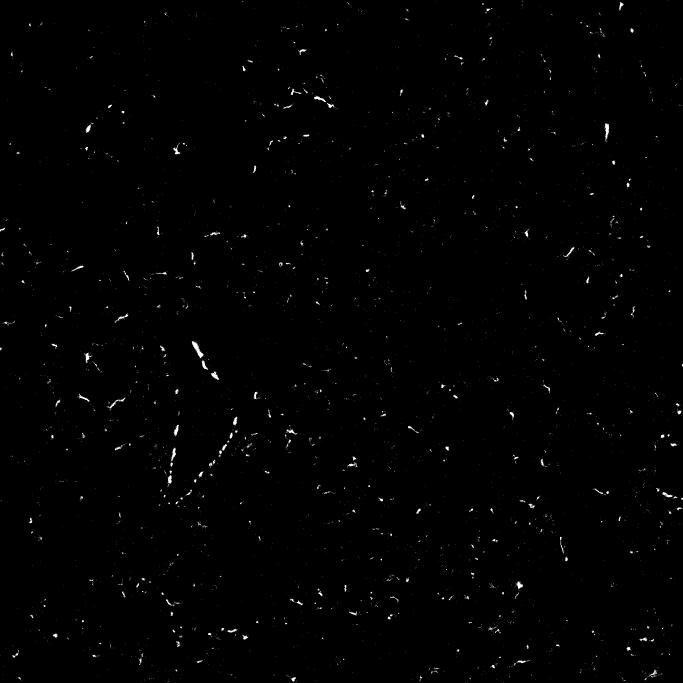
#> input picture Fibrosis Image Analysis/Data/MASK_Sk658 Llobe ch010017.jpg, 2048 x 2048 px, found by its file name (shown at 1/3 size)
$ jupyter execute 'Module 2 Final Submission.ipynb'
#> lines starting #> are read from the running program, lines starting #| are printed output that depends on the picture; after the words box and inside, x2 and y2 are one past the last pixel; in counts of white or black regions, pixels touching at a corner belong together
## Module_2: *(Template)*

## Team Members:
*Utsav Dhungana & Sheza Khan*

## Project Title:
Fibrosis Image Analysis Pipeline

## Project Goal:
This project seeks to create a program that analyzes the extent of fibrosis of the lung at different biopsy depths based on the images provided.

## Disease Background:
*Fill in information and please note that this module is truncated and only has 5 bullets (instead of the 11 that you did for Module #1).*

* Prevalence & incidence: [source](https://pro.boehringer-ingelheim.com/us/insights-in-ild/diseases/epidemiology-ipf)
    * 140,000 people in the U.S. are currently living with Idiopathic Lung Fibrosis (IPF)
    * Approximately 50,000 new cases are diagnosed every year
    * 60-80% of diagnosed patients will die within 5 years
        * In fact IPF has a worse 5 year survival rate than many common cancers (Breast cancer and Colorectal cancer)
    * The criteria for diagnosis varies in different areas so it is hard to guage the exact global prevalence of IPF
    * Incidence seems to be increasing globally:
        * Due to technology being able to diagnose cases that were hidden earlier
        * Aging populations
        * Diagnostic Imaging
* Risk factors (genetic, lifestyle): [source](https://pro.boehringer-ingelheim.com/us/insights-in-ild/diseases/epidemiology-ipf)
    * Common risk factors include being male, 65+, or with a history of smoking
        * Typically found in patients 60-70 and rarely found in patients under 50 years old
        * Prevalance of IPF is 20% higher in males than in females
        * There is a strong correlation between cases and smoking history, even exposure to tobacco smoke is a risk
        * Environmental exposures can also play a role
            * Wood dust
            * Metal dust
            * Silica
            * Agricultural Exposure
        * Mutation in the MUC5B promoter region
    * It is also estimated that 5% of IPF cases are hertiable
        * A family history of IPF increases the risk of getting IPF by 6 times as much
* Symptoms: [source](https://www.mayoclinic.org/diseases-conditions/pulmonary-fibrosis/symptoms-causes/syc-20353690)
    * Shortness of breath and Dry Cough
    * Extreme tiredness and unintentional weightloss
    * Widening or rounding at the tip of the fingers and toes (clubbing)
    * Aching muscles and joints
    * Chest discomfort/tightness
    * Symptoms typically progress slowly, but can speed up suddenly and become worse
* Standard of care treatment(s): [source](https://www.nhs.uk/conditions/idiopathic-pulmonary-fibrosis/treatment/)
    * Pirfenidone and Ofev(Nintedanib) are 2 drugs that have show to be successful in slowing down the progression of ipf
        * Both drugs have many side effects: liver damgage, stomach pain, and diarrhea
    * Oxygen support
        * Issues in the lungs will cause a lack of oxygen in the blood so using portable oxygen can be helpful in helping patients be active
    * Pulmonary Rehabilitation
        * Helps patients learn to live with their condition on a daily basis
        * Exercises during rehab can include breating exercises, physical activity, and advice on nutrition
    * Lung transplant
        * The only definitive treatment to the end stage of IPF
        * Only a few patients qualify due to other illnesses and age
* Biological mechanisms (anatomy, organ physiology, cell & molecular physiology): [source](https://pmc.ncbi.nlm.nih.gov/articles/PMC8142468/)
    * The Diseased lung has cell types/properties that the healthy lung does not
        * "Notable examples of this include a Secreted Phosphoprotein 1 (osteopontin) expressing interstitial macrophage population"
        * "Collagen type 15, α−1 expressing peribronchiolar endothelial cell population"
        * "Highly-activated fibroblast population characterized by high expression of hyaluronan-synthase-1"
        * "Basal-like-cell population expressing a combination of basal cell, alveolar, and mesenchymal programs"

## Data-Set:
* The data collected consists of 78 black and white images collected at a variety of depths of a fibrotic mouse lung
* Mice were chosen as a subject of testing because of the similarities that they share with humans in terms of lung and alveloi anatomy
* Experiments starts with Mice being injected with Bleomycin, a cancer treatment that can cause fibrosis. Using this side effect as an advantage, Bleomycin is injected and then the mice are left alone for 3 weeks
    * After the 3 week period the lung of the mice is cut transversally to capture images at different depths
* The image is captured by using a piece of the lung from different depths and adding immunostain to the slices to highlight three proteins of interest:
    * Myofibroblasts (cells that make fibrotic scar tissue)
    * Smooth Muscle Alpha Actin (Large blood vessel smooth muscle)
    * CD-31 (Endothelial cells in all blood vessels)
* The Myofibroblasts are the main cells that make the scar and is what is going to be looked at the most

## Data Analyis:
*(Describe how you analyzed the data. This is where you should intersperse your Python code so that anyone reading this can run your code to perform the analysis that you did, generate your figures, etc.)*

[cell 1]
from termcolor import colored
import cv2
import numpy as np
import matplotlib.pyplot as plt
from scipy.interpolate import interp1d
import pandas as pd

# Load the images you want to analyze

filenames = [
    r"/Users/Sheza/Desktop/2025-26/BME 2315/MASK_Sk658 Llobe ch010017.jpg",
    r"/Users/Sheza/Desktop/2025-26/BME 2315/MASK_Sk658 Llobe ch010018.jpg",
    r"/Users/Sheza/Desktop/2025-26/BME 2315/MASK_Sk658 Llobe ch010019.jpg",
    r"/Users/Sheza/Desktop/2025-26/BME 2315/MASK_Sk658 Llobe ch010021.jpg",
    r"/Users/Sheza/Desktop/2025-26/BME 2315/MASK_Sk658 Llobe ch010022.jpg",
    r"/Users/Sheza/Desktop/2025-26/BME 2315/MASK_Sk658 Slobe ch010159.jpg",
            ]

# Enter the depth of each image (in the same order that the images are listed above)

depths = [
    45,
    90,
    60,
    30,
    80,
    7600
    ]

# Make the lists that will be used

images = []
white_counts = []
black_counts = []
white_percents = []

# Build the list of all the images you are analyzing

for filename in filenames:
    img = cv2.imread(filename, 0)
#> img is the input picture: shape (2048, 2048); min 0, max 255, mean 1.7
    images.append(img)

# For each image (until the end of the list of images), calculate the number of black and white pixels and make a list that contains this information for each filename.

for x in range(len(filenames)):
    _, binary = cv2.threshold(images[x], 127, 255, cv2.THRESH_BINARY)

    white = np.sum(binary == 255)
    black = np.sum(binary == 0)

    white_counts.append(white)
    black_counts.append(black)
#> this loop made 6 passes
#> pass 1, `_, binary = cv2.threshold(images[x], 127, 255, cv2.THRESH_BINARY)`:
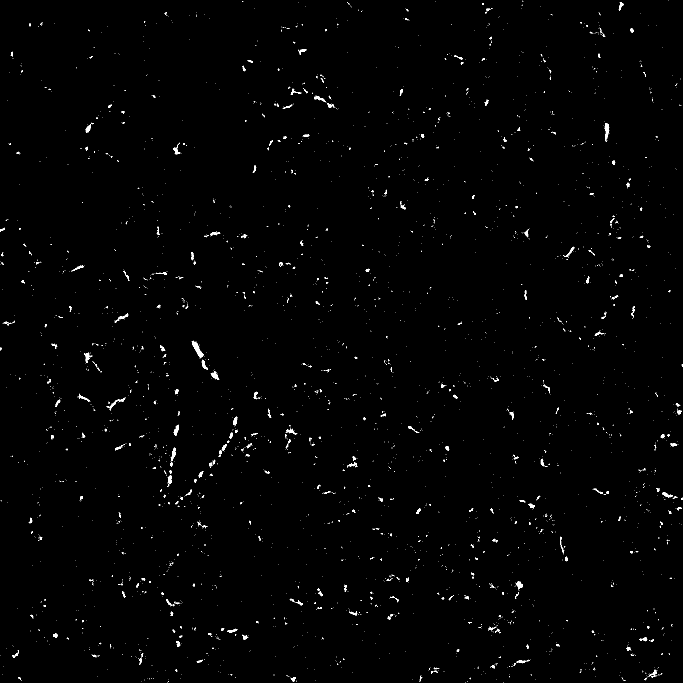
#> binary: shape (2048, 2048) (shown at 1/3 size); 0.66% white; 3753 white regions (3443 under 20 px), largest, box (x1, y1, x2, y2) and area: (575, 1023, 611, 1075) 612, (1814, 370, 1828, 424) 398, (632, 1114, 658, 1140) 280

# Print the number of white and black pixels in each image.

print(colored("Counts of pixel by color in each image", "yellow"))
for x in range(len(filenames)):
    print(colored(f"White pixels in image {x}: {white_counts[x]}", "white"))
    print(colored(f"Black pixels in image {x}: {black_counts[x]}", "black"))
    print()

# Calculate the percentage of pixels in each image that are white and make a list that contains these percentages for each filenamae

for x in range(len(filenames)):
    white_percent = (100 * (white_counts[x] / (black_counts[x] + white_counts[x])))
    white_percents.append(white_percent)

# Print the filename (on one line in red font), and below that line print the percent white pixels and depth

print(colored("Percent white px:", "yellow"))
for x in range(len(filenames)):
    print(colored(f'{filenames[x]}:',"red"))
    print(f'{white_percents[x]}% White | Depth: {depths[x]} microns')
    print()


# Create a DataFrame that includes the filenames, depths, and percentage of white pixels
df = pd.DataFrame({
    'Filenames': filenames,
    'Depths': depths,
    'White percents': white_percents
})

# Write that DataFrame to a .csv file

df.to_csv('White_Pixel_Percentages.csv', index=False)

print("CSV file 'White_Pixel_Percentages.csv' has been created.")
'''the .csv writing subroutine ends here'''

# Interpolate a point: given a depth, find the corresponding white pixel percentage and plot it on a graph

interpolate_depth = 350  # depth not accounted for in images

x = depths
y = white_percents

# Sort depths and percents to avoid interpolation errors
x, y = zip(*sorted(zip(x, y)))
x = np.array(x)
y = np.array(y)

# Interpolation types to visualize
interpolation_types = ['linear', 'quadratic', 'cubic']

for interp_type in interpolation_types:
    i = interp1d(x, y, kind=interp_type)
    interpolate_point = float(i(interpolate_depth))

    print(colored(f'[{interp_type.upper()}] Interpolated point: '
                  f'x = {interpolate_depth}, y = {interpolate_point}', "green"))

    # Add interpolated point to plotting lists
    depths_i = list(x) + [interpolate_depth]
    white_percents_i = list(y) + [interpolate_point]

    # Create the two subplots just like the original
    fig, axs = plt.subplots(2, 1, figsize=(7, 8))

    # Plot without interpolated point
    axs[0].scatter(x, y, marker='o', color='blue')
    axs[0].set_title(f'Plot of depth vs % white pixels ({interp_type.title()} - Original Data)')
    axs[0].set_xlabel('Depth (microns)')
    axs[0].set_ylabel('White pixels (%)')
    axs[0].grid(True)

    # Plot with interpolated point
    axs[1].scatter(x, y, marker='o', color='blue')
    axs[1].scatter(interpolate_depth, interpolate_point, color='red', s=100, label='Interpolated Point')
    axs[1].set_title(f'Plot of depth vs % white pixels ({interp_type.title()} - With Interpolated Point)')
    axs[1].set_xlabel('Depth (microns)')
    axs[1].set_ylabel('White pixels (%)')
    axs[1].grid(True)
    axs[1].legend()

    plt.tight_layout()
    plt.show()
#> this loop made 3 passes
#> pass 1, `plt.show()`:
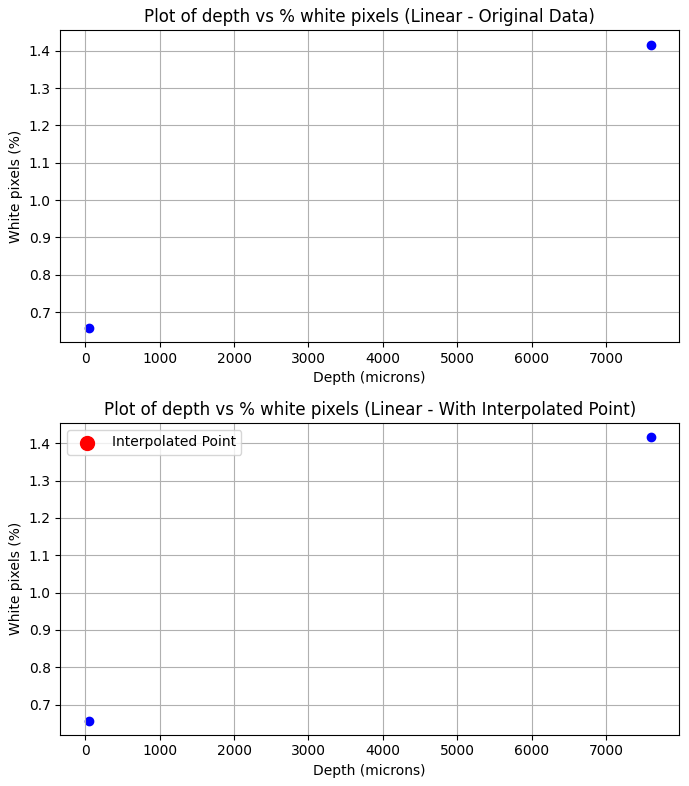
#> figure drawn by matplotlib, 2 panels
#> pass 2, `plt.show()`:
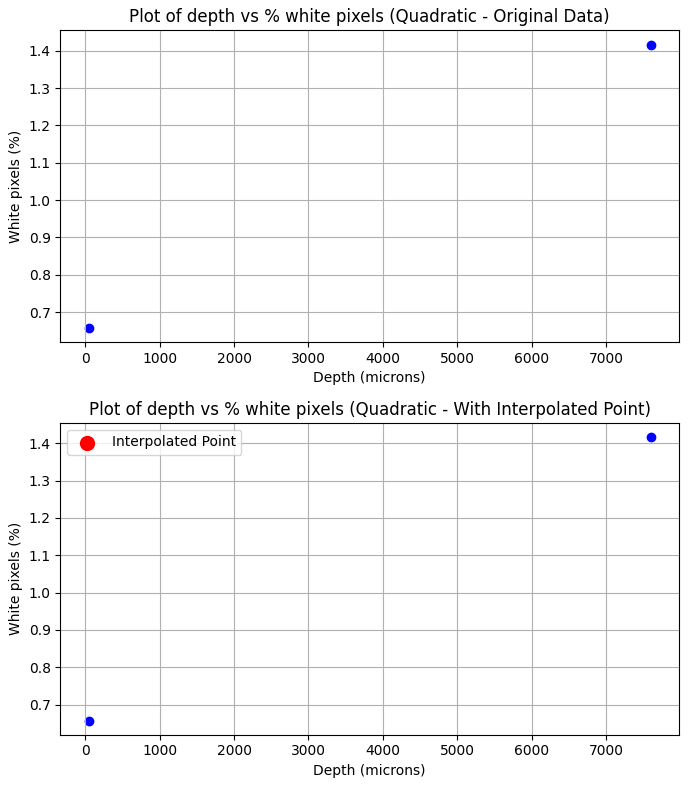
#> figure drawn by matplotlib, 2 panels
